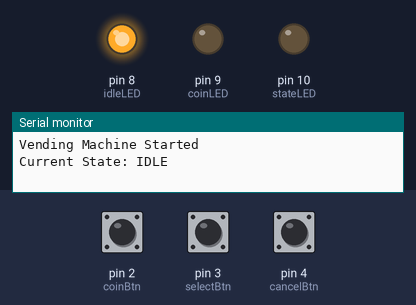
Bench run of a sketch on a simulated Arduino Uno, built with avr-gcc and run on an emulated ATmega328P. Shown: output pins drawn as LEDs (lit = HIGH), the last lines printed to the serial monitor. The test bench sets the inputs (shaded band); at power-on: pin 2 (coinBtn) HIGH, pin 3 (selectBtn) HIGH, pin 4 (cancelBtn) HIGH.

Above: at 1.2 s.
1.3 s: pin 2 (coinBtn) pulled LOW for 0.15 s
At 2.0 s:
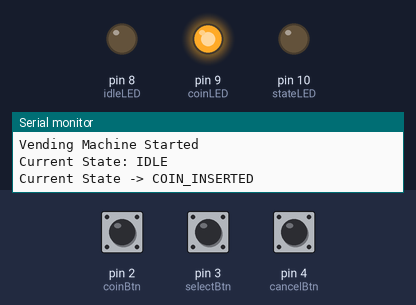
2.9 s: pin 3 (selectBtn) pulled LOW for 0.15 s
At 3.2 s:
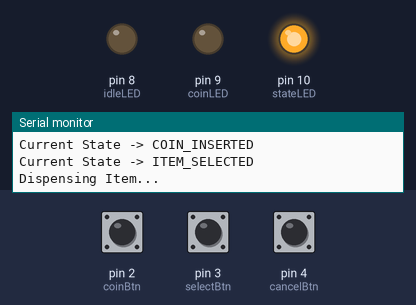
6.0 s: pin 2 (coinBtn) pulled LOW for 1 s
At 6.8 s:
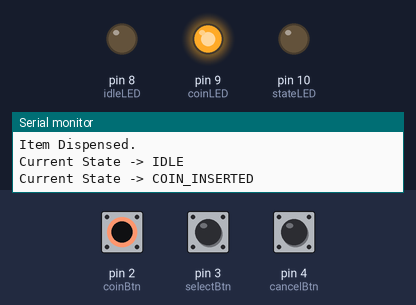
8.5 s: pin 3 (selectBtn) pulled LOW for 1 s
At 9.9 s:
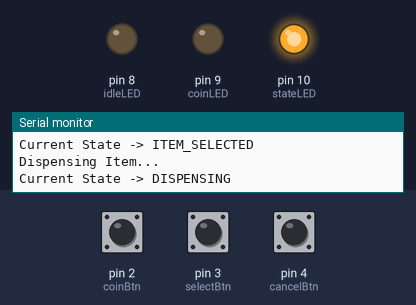
Timing chart, 0 to 12.8 s (numbered marks = the images above; inputs shaded):
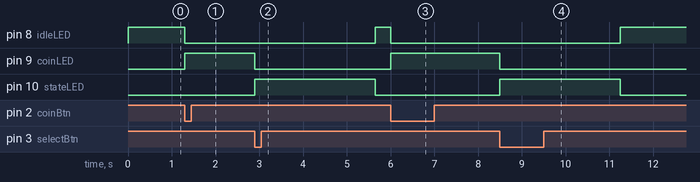

Measured:
- after the input at 1.3 s, pin 8 (idleLED): HIGH → LOW at once; pin 9 (coinLED): LOW → HIGH at once
- after the input at 2.9 s, pin 8 (idleLED): LOW → HIGH after 2.8 s; pin 9 (coinLED): HIGH → LOW at once; pin 10 (stateLED): LOW → HIGH at once, → LOW 2.8 s later
- after the input at 6.0 s, pin 8 (idleLED): HIGH → LOW at once; pin 9 (coinLED): LOW → HIGH at once
- after the input at 8.5 s, pin 8 (idleLED): LOW → HIGH after 2.8 s; pin 9 (coinLED): HIGH → LOW at once; pin 10 (stateLED): LOW → HIGH at once, → LOW 2.8 s later

The sketch:

vending_machine.ino
```cpp
/*
 * Author      : Ritu Raj
 * Date        : 2 July 2026
 */

/*
=========================================================
VENDING MACHINE STATE MACHINE

States:
1. IDLE
2. COIN_INSERTED
3. ITEM_SELECTED
4. DISPENSING

Buttons:
Insert Coin -> D2
Select Item -> D3
Cancel      -> D4

LEDs:
LED1 -> IDLE
LED2 -> COIN_INSERTED
LED3 -> ITEM_SELECTED / DISPENSING

---------------- State Transition Diagram ----------------

            Insert Coin
      +--------------------+
      |                    |
      v                    |
   +--------+          Cancel
   | IDLE   |<----------------------+
   +--------+                       |
       |                            |
       | Insert Coin                |
       v                            |
+----------------+                  |
| COIN_INSERTED |-------------------+
+----------------+
       |
       | Select Item
       v
+----------------+
| ITEM_SELECTED  |
+----------------+
       |
       | (Automatic)
       v
+----------------+
| DISPENSING     |
+----------------+
       |
       | Item Dispensed
       v
    +--------+
    | IDLE   |
    +--------+

=========================================================
*/

enum State
{
  IDLE,
  COIN_INSERTED,
  ITEM_SELECTED,
  DISPENSING
};

State currentState = IDLE;

// Function Prototypes
void updateLEDs();
void changeState(State newState);

// Button Pins
const int coinBtn = 2;
const int selectBtn = 3;
const int cancelBtn = 4;

// LED Pins
const int idleLED = 8;
const int coinLED = 9;
const int stateLED = 10;

void setup()
{
  Serial.begin(9600);

  pinMode(coinBtn, INPUT_PULLUP);
  pinMode(selectBtn, INPUT_PULLUP);
  pinMode(cancelBtn, INPUT_PULLUP);

  pinMode(idleLED, OUTPUT);
  pinMode(coinLED, OUTPUT);
  pinMode(stateLED, OUTPUT);

  updateLEDs();

  Serial.println("Vending Machine Started");
  Serial.println("Current State: IDLE");
}

void loop()
{
  bool coin = (digitalRead(coinBtn) == LOW);
  bool select = (digitalRead(selectBtn) == LOW);
  bool cancel = (digitalRead(cancelBtn) == LOW);

  switch (currentState)
  {
    case IDLE:

      if (coin)
      {
        changeState(COIN_INSERTED);
        delay(250);
      }

      break;

    case COIN_INSERTED:

      if (select)
      {
        changeState(ITEM_SELECTED);
        delay(250);
      }
      else if (cancel)
      {
        changeState(IDLE);
        delay(250);
      }

      break;

    case ITEM_SELECTED:

      Serial.println("Dispensing Item...");
      delay(1000);

      changeState(DISPENSING);

      delay(1500);

      Serial.println("Item Dispensed.");

      changeState(IDLE);

      break;

    case DISPENSING:
      // Automatic transition handled above
      break;
  }
}

void changeState(State newState)
{
  currentState = newState;

  updateLEDs();

  Serial.print("Current State -> ");

  switch (currentState)
  {
    case IDLE:
      Serial.println("IDLE");
      break;

    case COIN_INSERTED:
      Serial.println("COIN_INSERTED");
      break;

    case ITEM_SELECTED:
      Serial.println("ITEM_SELECTED");
      break;

    case DISPENSING:
      Serial.println("DISPENSING");
      break;
  }
}

void updateLEDs()
{
  digitalWrite(idleLED, LOW);
  digitalWrite(coinLED, LOW);
  digitalWrite(stateLED, LOW);

  switch (currentState)
  {
    case IDLE:
      digitalWrite(idleLED, HIGH);
      break;

    case COIN_INSERTED:
      digitalWrite(coinLED, HIGH);
      break;

    case ITEM_SELECTED:
      digitalWrite(stateLED, HIGH);
      break;

    case DISPENSING:
      digitalWrite(stateLED, HIGH);
      break;
  }
}
```
